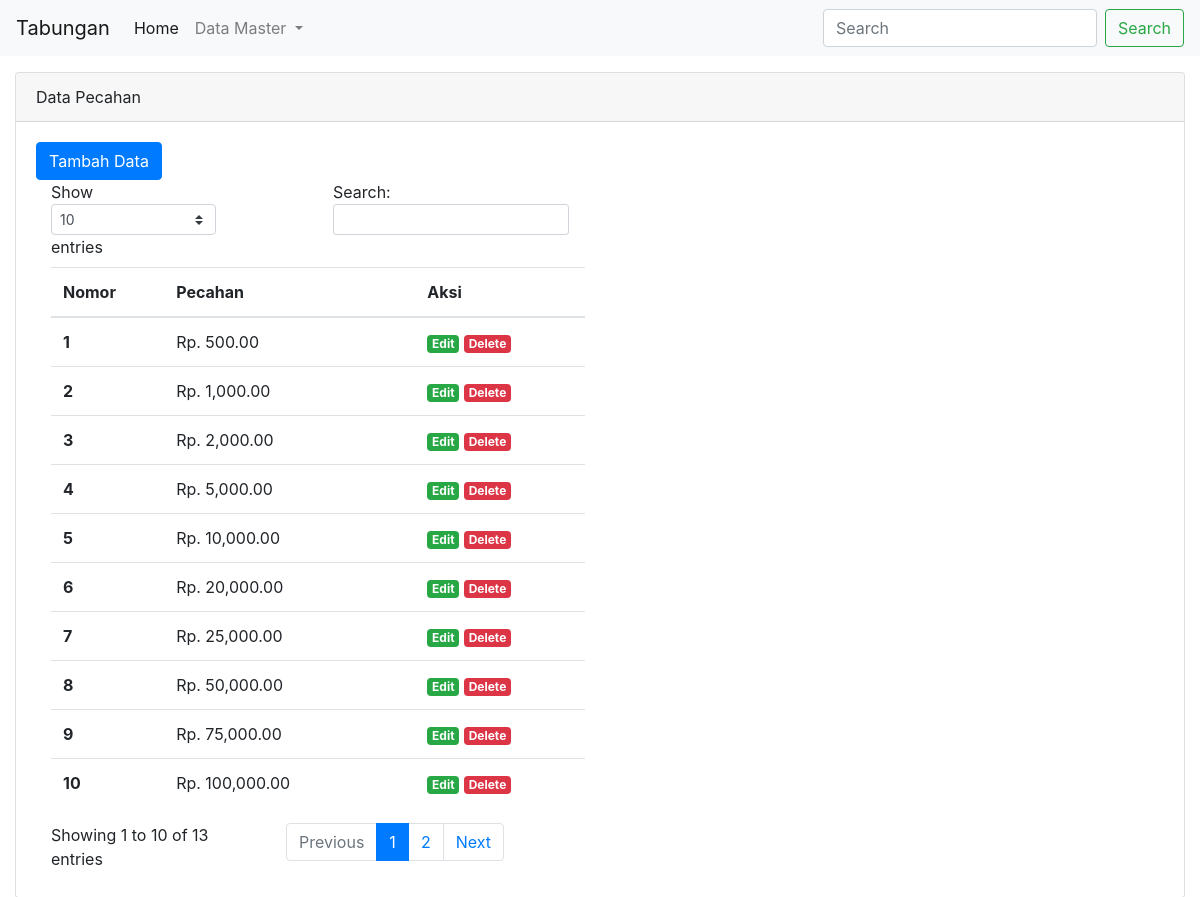
Screenshot of /index.php/tabungan/pecahan with the database file from the repository.
### tables this page shows
CREATE TABLE `pecahan` (
  `id` int(11) NOT NULL,
  `pecahan` float(16,2) NOT NULL
);

### application/controllers/Tabungan.php (called while the page is built, shortened)
<?php
class Tabungan extends CI_Controller {
	public function __construct()
	{
		$this->load->library('form_validation');
		$this->load->model('Tabungan_model');
	}
	public function pecahan()
	{
		$data['pecahan'] = $this->Tabungan_model->getPecahan();
		$this->form_validation->set_rules('pecahan', 'Pecahan', 'trim|required');
		if ($this->form_validation->run() == false) {
			$this->load->view('tabungan/data-pecahan', $data);
		}
	}
}

### index.php (called while the page is built, shortened)
<?php
require_once BASEPATH.'core/CodeIgniter.php';

### application/models/Tabungan_model.php (called while the page is built, shortened)
<?php
class Tabungan_model extends CI_Model {
	public function getPecahan()
	{
		return $this->db->get('pecahan')->result();
	}
}

### application/views/tabungan/data-pecahan.php (the view, shortened to what this page needs)
<!doctype html>
<html lang="en">
<head>
	<link rel="stylesheet" type="text/css" href="<?= base_url('assets/css/bootstrap.min.css') ?>">
	<link rel="stylesheet" href="https://cdn.jsdelivr.net/npm/bootstrap@4.6.0/dist/css/bootstrap.min.css">
</head>
<body>
	<nav class="navbar navbar-expand-lg navbar-light bg-light">
		<a class="navbar-brand" href="#">Tabungan</a>
		<div class="collapse navbar-collapse" id="navbarSupportedContent">
			<ul class="navbar-nav mr-auto">
				<li class="nav-item active">
					<a class="nav-link" href="<?= base_url() ?>">Home <span class="sr-only">(current)</span></a>
				</li>
				<li class="nav-item dropdown">
					<a class="nav-link dropdown-toggle" href="#" id="navbarDropdown" role="button" data-toggle="dropdown" aria-haspopup="true" aria-expanded="false">
						Data Master
					</a>
				</li>
			</ul>
			<form class="form-inline my-2 my-lg-0">
				<input class="form-control mr-sm-2" type="search" placeholder="Search" aria-label="Search">
				<button class="btn btn-outline-success my-2 my-sm-0" type="submit">Search</button>
			</form>
		</div>
	</nav>
	<div class="container-fluid">
		<div class="card mt-3">
			<div class="card-header">
				Data Pecahan
			</div>
			<div class="card-body">
				<button href="#" class="btn btn-primary" data-toggle="modal" data-target="#pecahanModal">Tambah Data</button>
				<div class="col-md-6">
					<table class="table table-hover" id="dataTable">
						<thead>
							<tr>
								<th scope="col">Nomor</th>
								<th scope="col">Pecahan</th>
								<th scope="col">Aksi</th>
							</tr>
						</thead>
						<tbody>
							<?php $n = 1; ?>
							<?php foreach ($pecahan as $row): ?>
								<tr>
									<th scope="row"><?= $n++; ?></th>
									<td>Rp. <?= number_format($row->pecahan,2) ?></td>
									<td>
										<a href="" class="badge badge-success"  data-toggle="modal" data-target="#pecahanModal<?= $row->id;  ?>">Edit</a>
										<a href="<?= base_url('tabungan/hapusPecahan/'.$row->id) ?>" class="badge badge-danger tombol-hapus" data-hapus="Pecahan">Delete</a>
									</td>
								</tr>
							<?php endforeach ?>
						</tbody>
					</table>
				</div>
			</div>
		</div>
	</div>
</body>
</html>

### rows the page displays
pecahan: pecahan "500.00"
pecahan: pecahan "1,000.00"
pecahan: pecahan "2,000.00"
pecahan: pecahan "5,000.00"
pecahan: pecahan "10,000.00"
pecahan: pecahan "20,000.00"
pecahan: pecahan "25,000.00"
pecahan: pecahan "50,000.00"
pecahan: pecahan "75,000.00"
pecahan: pecahan "100,000.00"
